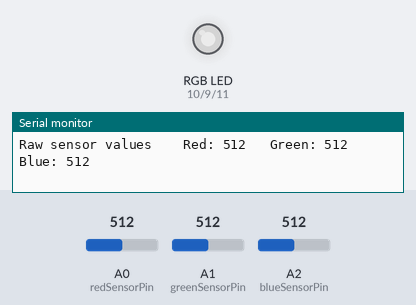
Simulated run of this sketch. Board: Arduino Uno, built with avr-gcc and run on an emulated ATmega328P. Parts: an RGB LED mixed from three pins (HIGH = lit), the last lines printed to the serial monitor. The inputs (shaded band) are chosen by the test bench; at power-on: A0 (redSensorPin) = 512, A1 (greenSensorPin) = 512, A2 (blueSensorPin) = 512. Dim RGB values are drawn brighter than linear.

Above: at 1.2 s.
1.3 s: A0 (redSensorPin) set to 990
At 2.0 s:
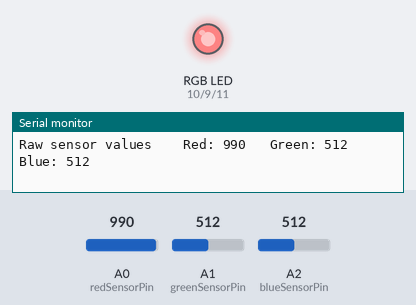
2.8 s: A0 (redSensorPin) set to 1007
At 3.9 s:
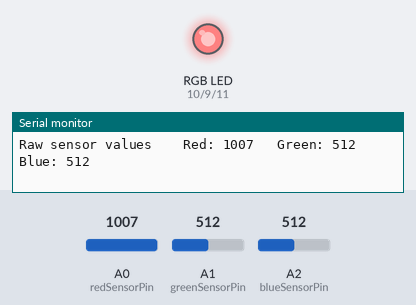
5.8 s: A1 (greenSensorPin) set to 104
At 6.2 s:
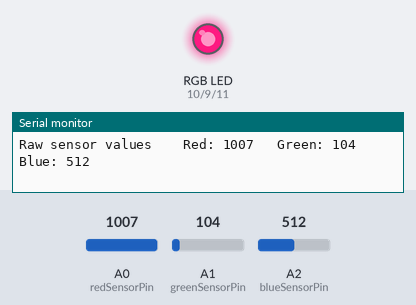
7.3 s: A1 (greenSensorPin) set to 94
At 8.3 s:
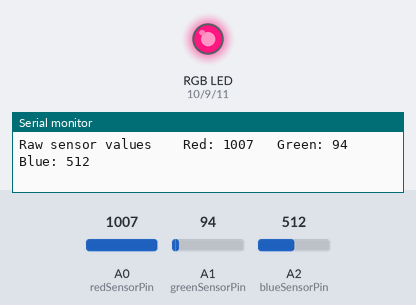
10.3 s: A2 (blueSensorPin) set to 11
At 11.5 s:
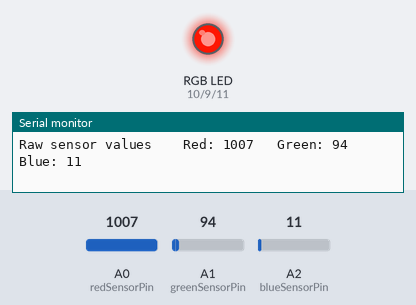
11.8 s: A2 (blueSensorPin) set to 8
Timing chart, 0 to 14.8 s (numbered marks = the images above; inputs shaded):
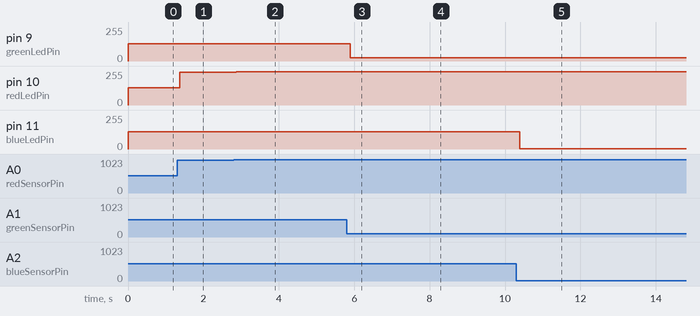

Measured:
- after the input at 1.3 s, pin 10 (redLedPin): 128/255 → 247/255 after 0.08 s
- after the input at 2.8 s, pin 10 (redLedPin): 247/255 → 251/255 after 0.07 s
- after the input at 5.8 s, pin 9 (greenLedPin): 128/255 → 26/255 after 0.10 s
- after the input at 7.3 s, pin 9 (greenLedPin): 26/255 → 23/255 after 0.06 s
- after the input at 10.3 s, pin 11 (blueLedPin): 128/255 → 2/255 after 0.09 s

The sketch:

_04_-_Color_Mixing_Lamp.ino
```cpp
const int redLedPin = 10;
const int greenLedPin = 9;
const int blueLedPin = 11;

const int redSensorPin = A0;
const int greenSensorPin = A1;
const int blueSensorPin = A2;

int redValue = 0;
int greenValue = 0;
int blueValue = 0;

int redSensorValue = 0;
int greenSensorValue = 0;
int blueSensorValue = 0;

void setup() {
  Serial.begin(9600);

  pinMode(redLedPin, OUTPUT);
  pinMode(greenLedPin, OUTPUT);
  pinMode(blueLedPin, OUTPUT);
}

void loop() {
  redSensorValue = analogRead(redSensorPin);
  delay(5);
  greenSensorValue = analogRead(greenSensorPin);
  delay(5);
  blueSensorValue = analogRead(blueSensorPin);

  Serial.print("Raw sensor values \t Red: ");
  Serial.print(redSensorValue);
  Serial.print("\t Green: ");
  Serial.print(greenSensorValue);
  Serial.print("\t Blue: ");
  Serial.println(blueSensorValue);

  analogWrite(redLedPin, redSensorValue / 4);
  analogWrite(greenLedPin, greenSensorValue / 4);
  analogWrite(blueLedPin, blueSensorValue / 4);
}
```
